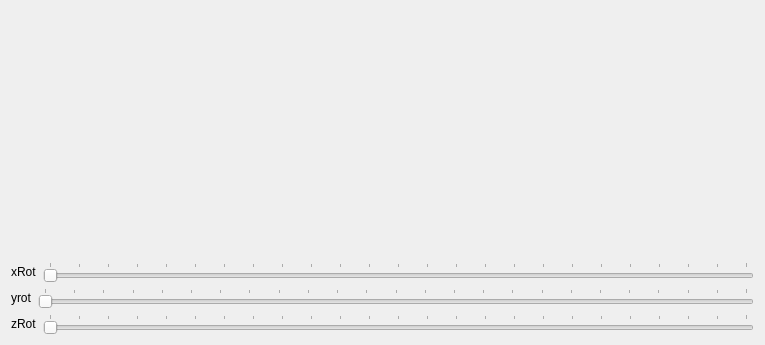
<?xml version="1.0" encoding="UTF-8"?>
<ui version="4.0">
 <class>Window</class>
 <widget class="QWidget" name="Window">
  <property name="geometry">
   <rect>
    <x>0</x>
    <y>0</y>
    <width>765</width>
    <height>345</height>
   </rect>
  </property>
  <property name="windowTitle">
   <string>Window</string>
  </property>
  <layout class="QVBoxLayout" name="verticalLayout">
   <item>
    <widget class="MyGLWidget" name="myGLWidget" native="true">
     <property name="minimumSize">
      <size>
       <width>200</width>
       <height>200</height>
      </size>
     </property>
    </widget>
   </item>
   <item>
    <layout class="QHBoxLayout" name="horizontalLayout">
     <item>
      <widget class="QLabel" name="label">
       <property name="text">
        <string>xRot</string>
       </property>
      </widget>
     </item>
     <item>
      <widget class="QSlider" name="rotXSlider">
       <property name="maximum">
        <number>360</number>
       </property>
       <property name="singleStep">
        <number>16</number>
       </property>
       <property name="pageStep">
        <number>15</number>
       </property>
       <property name="orientation">
        <enum>Qt::Horizontal</enum>
       </property>
       <property name="tickPosition">
        <enum>QSlider::TicksAbove</enum>
       </property>
       <property name="tickInterval">
        <number>15</number>
       </property>
      </widget>
     </item>
    </layout>
   </item>
   <item>
    <layout class="QHBoxLayout" name="horizontalLayout_2">
     <item>
      <widget class="QLabel" name="label_2">
       <property name="text">
        <string>yrot</string>
       </property>
      </widget>
     </item>
     <item>
      <widget class="QSlider" name="rotYSlider">
       <property name="maximum">
        <number>360</number>
       </property>
       <property name="singleStep">
        <number>16</number>
       </property>
       <property name="pageStep">
        <number>15</number>
       </property>
       <property name="orientation">
        <enum>Qt::Horizontal</enum>
       </property>
       <property name="tickPosition">
        <enum>QSlider::TicksAbove</enum>
       </property>
       <property name="tickInterval">
        <number>15</number>
       </property>
      </widget>
     </item>
    </layout>
   </item>
   <item>
    <layout class="QHBoxLayout" name="horizontalLayout_3">
     <item>
      <widget class="QLabel" name="label_3">
       <property name="text">
        <string>zRot</string>
       </property>
      </widget>
     </item>
     <item>
      <widget class="QSlider" name="rotZSlider">
       <property name="maximum">
        <number>360</number>
       </property>
       <property name="singleStep">
        <number>16</number>
       </property>
       <property name="pageStep">
        <number>15</number>
       </property>
       <property name="orientation">
        <enum>Qt::Horizontal</enum>
       </property>
       <property name="tickPosition">
        <enum>QSlider::TicksAbove</enum>
       </property>
       <property name="tickInterval">
        <number>15</number>
       </property>
      </widget>
     </item>
    </layout>
   </item>
  </layout>
 </widget>
 <layoutdefault spacing="6" margin="11"/>
 <customwidgets>
  <customwidget>
   <class>MyGLWidget</class>
   <extends>QWidget</extends>
   <header>myglwidget.h</header>
   <container>1</container>
   <slots>
    <slot>setXRotation(int)</slot>
    <slot>setZRotation(int)</slot>
    <slot>setYRotation(int)</slot>
   </slots>
  </customwidget>
 </customwidgets>
 <resources/>
 <connections>
  <connection>
   <sender>rotXSlider</sender>
   <signal>valueChanged(int)</signal>
   <receiver>myGLWidget</receiver>
   <slot>setXRotation(int)</slot>
   <hints>
    <hint type="sourcelabel">
     <x>81</x>
     <y>227</y>
    </hint>
    <hint type="destinationlabel">
     <x>83</x>
     <y>205</y>
    </hint>
   </hints>
  </connection>
  <connection>
   <sender>rotYSlider</sender>
   <signal>valueChanged(int)</signal>
   <receiver>myGLWidget</receiver>
   <slot>setYRotation(int)</slot>
   <hints>
    <hint type="sourcelabel">
     <x>153</x>
     <y>265</y>
    </hint>
    <hint type="destinationlabel">
     <x>156</x>
     <y>206</y>
    </hint>
   </hints>
  </connection>
  <connection>
   <sender>rotZSlider</sender>
   <signal>valueChanged(int)</signal>
   <receiver>myGLWidget</receiver>
   <slot>setZRotation(int)</slot>
   <hints>
    <hint type="sourcelabel">
     <x>229</x>
     <y>311</y>
    </hint>
    <hint type="destinationlabel">
     <x>227</x>
     <y>202</y>
    </hint>
   </hints>
  </connection>
 </connections>
</ui>
